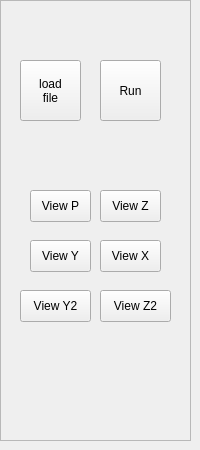
    <widget class="QWidget" name="page_auto">
     <widget class="QFrame" name="frame_auto">
      <property name="geometry">
       <rect>
        <x>0</x>
        <y>0</y>
        <width>191</width>
        <height>441</height>
       </rect>
      </property>
      <property name="styleSheet">
       <string notr="true"/>
      </property>
      <property name="frameShape">
       <enum>QFrame::StyledPanel</enum>
      </property>
      <property name="frameShadow">
       <enum>QFrame::Raised</enum>
      </property>
      <widget class="ActionButton" name="actionbutton_load">
       <property name="geometry">
        <rect>
         <x>20</x>
         <y>60</y>
         <width>61</width>
         <height>61</height>
        </rect>
       </property>
       <property name="text">
        <string>load
file</string>
       </property>
       <property name="estop_action" stdset="0">
        <bool>false</bool>
       </property>
       <property name="load_dialog_action" stdset="0">
        <bool>true</bool>
       </property>
      </widget>
      <widget class="ActionButton" name="actionbutton_4">
       <property name="geometry">
        <rect>
         <x>100</x>
         <y>60</y>
         <width>61</width>
         <height>61</height>
        </rect>
       </property>
       <property name="text">
        <string>Run</string>
       </property>
       <property name="estop_action" stdset="0">
        <bool>false</bool>
       </property>
       <property name="run_action" stdset="0">
        <bool>true</bool>
       </property>
      </widget>
      <widget class="ActionButton" name="actionbutton_19">
       <property name="geometry">
        <rect>
         <x>30</x>
         <y>190</y>
         <width>61</width>
         <height>32</height>
        </rect>
       </property>
       <property name="text">
        <string>View P</string>
       </property>
       <property name="view_change_action" stdset="0">
        <bool>true</bool>
       </property>
      </widget>
      <widget class="ActionButton" name="actionbutton_20">
       <property name="geometry">
        <rect>
         <x>100</x>
         <y>190</y>
         <width>61</width>
         <height>32</height>
        </rect>
       </property>
       <property name="text">
        <string>View Z</string>
       </property>
       <property name="view_change_action" stdset="0">
        <bool>true</bool>
       </property>
       <property name="view_type_string" stdset="0">
        <string>z</string>
       </property>
      </widget>
      <widget class="ActionButton" name="actionbutton_21">
       <property name="geometry">
        <rect>
         <x>30</x>
         <y>240</y>
         <width>61</width>
         <height>32</height>
        </rect>
       </property>
       <property name="text">
        <string>View Y</string>
       </property>
       <property name="view_change_action" stdset="0">
        <bool>true</bool>
       </property>
       <property name="view_type_string" stdset="0">
        <string>y</string>
       </property>
      </widget>
      <widget class="ActionButton" name="actionbutton_22">
       <property name="geometry">
        <rect>
         <x>100</x>
         <y>240</y>
         <width>61</width>
         <height>32</height>
        </rect>
       </property>
       <property name="text">
        <string>View X</string>
       </property>
       <property name="view_change_action" stdset="0">
        <bool>true</bool>
       </property>
       <property name="view_type_string" stdset="0">
        <string>x</string>
       </property>
      </widget>
      <widget class="ActionButton" name="actionbutton_23">
       <property name="geometry">
        <rect>
         <x>20</x>
         <y>290</y>
         <width>71</width>
         <height>32</height>
        </rect>
       </property>
       <property name="text">
        <string>View Y2</string>
       </property>
       <property name="view_change_action" stdset="0">
        <bool>true</bool>
       </property>
       <property name="view_type_string" stdset="0">
        <string>y2</string>
       </property>
      </widget>
      <widget class="ActionButton" name="actionbutton_24">
       <property name="geometry">
        <rect>
         <x>100</x>
         <y>290</y>
         <width>71</width>
         <height>32</height>
        </rect>
       </property>
       <property name="text">
        <string>View Z2</string>
       </property>
       <property name="view_change_action" stdset="0">
        <bool>true</bool>
       </property>
       <property name="view_type_string" stdset="0">
        <string>z2</string>
       </property>
      </widget>
     </widget>
    </widget>
